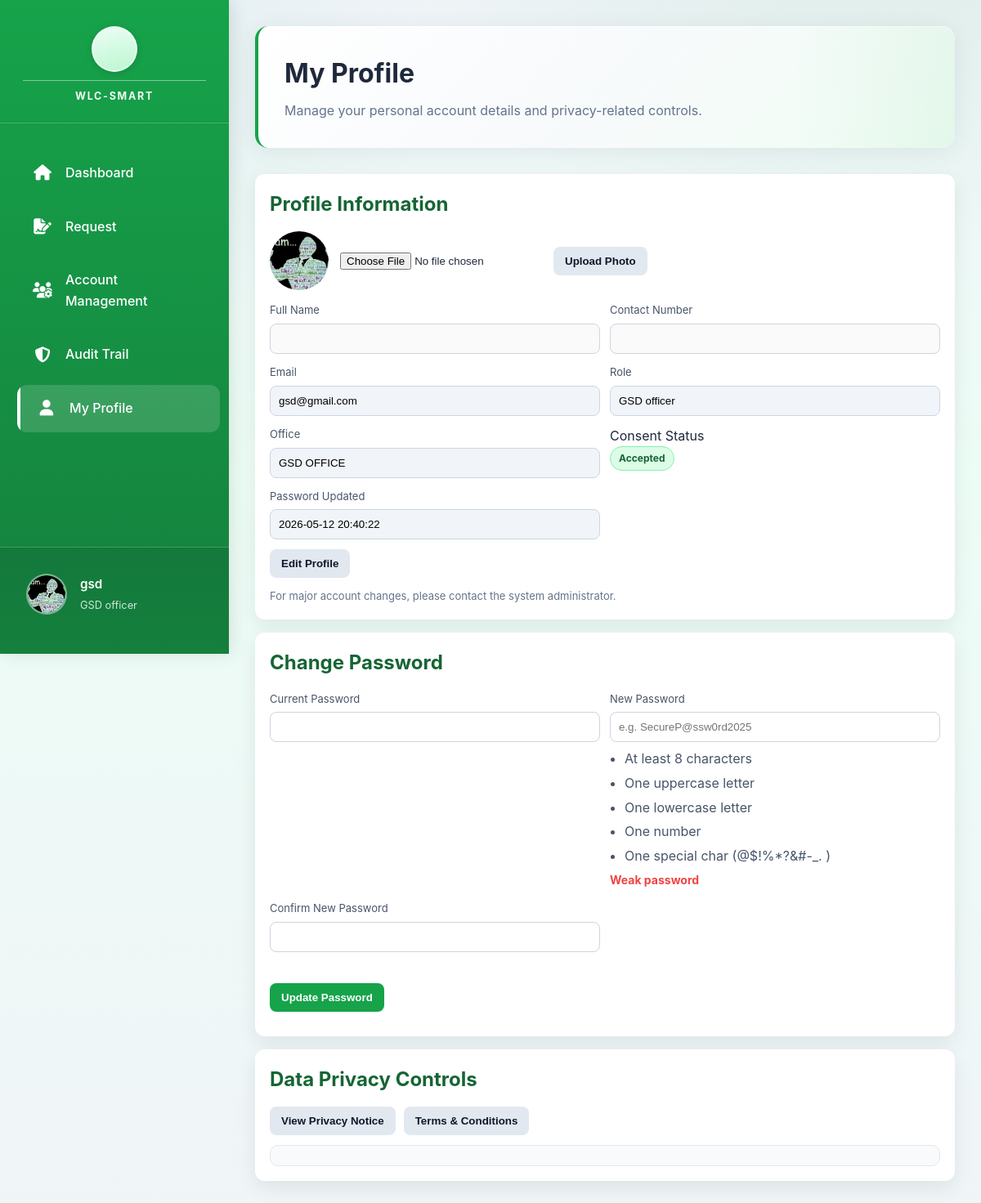
Screenshot of /public/pages/my_profile.php (signed in) with the database file from the repository.
### tables this page shows
CREATE TABLE `user` (
  `user_id` int(11) NOT NULL,
  `Email` varchar(191) NOT NULL COMMENT 'Login email (kept as Email for backward compatibility)',
  `password` varchar(255) NOT NULL COMMENT 'Store hashed password (bcrypt/argon2)',
  `role` enum('Inventory Manager','Dean','Laboratory Manager','Comptroller','President','Employee','User','GSD officer') NOT NULL DEFAULT 'User',
  `failed_attempts` tinyint(3) UNSIGNED NOT NULL DEFAULT 0 COMMENT 'Failed login counter',
  `lock_time` datetime DEFAULT NULL COMMENT 'When account lock was triggered',
  `created_at` datetime NOT NULL DEFAULT current_timestamp() COMMENT 'Record creation timestamp',
  `updated_at` datetime NOT NULL DEFAULT current_timestamp() ON UPDATE current_timestamp() COMMENT 'Last profile/account update',
  `deleted_at` datetime DEFAULT NULL COMMENT 'Soft-delete timestamp',
  `office_id` int(11) DEFAULT NULL,
  `photo_url` varchar(500) DEFAULT NULL COMMENT 'Profile photo URL/path',
  `full_name` varchar(150) DEFAULT NULL COMMENT 'User full name for profile/UI',
  `contact_number` varchar(20) DEFAULT NULL COMMENT 'Mobile/telephone number',
  `has_consented` tinyint(1) NOT NULL DEFAULT 0 COMMENT 'Accepted Privacy Notice + T&C',
  `consent_version` varchar(10) DEFAULT NULL COMMENT 'Policy version accepted (e.g., 2026-01)',
  `consent_date` datetime DEFAULT NULL COMMENT 'When consent was given',
  `last_login` datetime DEFAULT NULL COMMENT 'Most recent successful login',
  `account_status` enum('active','disabled','locked') NOT NULL DEFAULT 'active' COMMENT 'Account lifecycle state',
  `password_updated_at` datetime DEFAULT NULL COMMENT 'Last password change date',
  `remember_token` varchar(255) DEFAULT NULL COMMENT 'Persistent-login/session token hash'
);

CREATE TABLE `offices` (
  `office_id` int(11) NOT NULL,
  `office_name` varchar(100) NOT NULL,
  `type` enum('academic','administrative','executive') NOT NULL DEFAULT 'administrative',
  `photo_url` varchar(255) DEFAULT NULL,
  `default_lab_manager_user_id` int(11) DEFAULT NULL
);

### app/view_models/my_profile_page.php (called while the page is built, shortened)
<?php
function my_profile_page_view_model(PDO $db, int $userId): array
{
    $sidebarUser = my_profile_fetch_sidebar_user($db, $userId);
    $profileFallback = my_profile_fetch_profile_row($db, $userId);
    $roleLc = strtolower(trim((string)($sidebarUser['role'] ?? '')));
    $email = (string)($sidebarUser['Email'] ?? '');
    $displayName = (string)($sidebarUser['full_name'] ?? '');
    if ($displayName === '') {
        $displayName = $email !== '' ? (explode('@', $email)[0] ?? 'User') : 'User';
    }
    return [
        'sidebarUser' => $sidebarUser,
        'profileFallback' => $profileFallback,
        'email' => $email,
        'displayName' => $displayName,
        'initials' => strtoupper(substr($displayName, 0, 1)),
        'initialPhotoUrl' => (string)($sidebarUser['photo_url'] ?? ''),
        'profileNavItems' => my_profile_nav_items_for_role($roleLc),
    ];
}
function my_profile_fetch_sidebar_user(PDO $db, int $userId): array
{
    $stmt = $db->prepare('SELECT Email, role, photo_url, full_name FROM user WHERE user_id = ?');
    $stmt->execute([$userId]);
    $row = $stmt->fetch(PDO::FETCH_ASSOC);
    return is_array($row) ? $row : [];
}
function my_profile_fetch_profile_row(PDO $db, int $userId): array
{
    $stmt = $db->prepare(
        'SELECT u.full_name, u.contact_number, u.password_updated_at, u.has_consented, u.consent_version, '
        . 'd.`office_name` AS office_name '
        . 'FROM user u '
        . 'LEFT JOIN offices d ON d.office_id = u.office_id '
        . 'WHERE u.user_id = ? LIMIT 1'
    );
    $stmt->execute([$userId]);
    $row = $stmt->fetch(PDO::FETCH_ASSOC);
    return is_array($row) ? $row : [];
}
function my_profile_nav_items_for_role(string $roleLc): array
{
    $myProfile = ['href' => 'my_profile.php', 'icon' => 'fa-user', 'label' => 'My Profile', 'active' => true];
    $byExactRole = [
        'dean' => [
            ['href' => 'dean_dashboard.php', 'icon' => 'fa-home', 'label' => 'Dashboard'],
            ['href' => 'dean_requisition_management.php', 'icon' => 'fa-file-signature', 'label' => 'Requisition Management'],
            ['href' => 'dean_requisition_status.php', 'icon' => 'fa-bars-progress', 'label' => 'Status'],
            $myProfile,
            ['href' => 'dean_account_management.php', 'icon' => 'fa-users-cog', 'label' => 'Account Management'],
        ],
        'canvasser' => [
            ['href' => 'canvasser_dashboard.php', 'icon' => 'fa-home', 'label' => 'Dashboard'],
            ['href' => 'canvasser_request.php', 'icon' => 'fa-file-signature', 'label' => 'Request'],
            ['href' => 'audit_trail.php', 'icon' => 'fa-shield-alt', 'label' => 'Audit Trail'],
            $myProfile,
        ],
        'gsd officer' => [
            ['href' => 'gsd_dashboard.php', 'icon' => 'fa-home', 'label' => 'Dashboard'],
            ['href' => 'gsd_request.php', 'icon' => 'fa-file-signature', 'label' => 'Request'],
            ['href' => 'gsd_account_management.php', 'icon' => 'fa-users-cog', 'label' => 'Account Management'],
            ['href' => 'audit_trail.php', 'icon' => 'fa-shield-alt', 'label' => 'Audit Trail'],
            $myProfile,
        ],
        'comptroller' => [
            ['href' => 'comptroller_dashboard.php', 'icon' => 'fa-home', 'label' => 'Dashboard'],
            ['href' => 'comptroller_requests.php', 'icon' => 'fa-file-invoice-dollar', 'label' => 'Requests'],
            ['href' => 'audit_trail.php', 'icon' => 'fa-shield-alt', 'label' => 'Audit Trail'],
            $myProfile,
        ],
    ];
    if (isset($byExactRole[$roleLc])) {
        return $byExactRole[$roleLc];
    }
    return [
        ['href' => 'dashboard.php', 'icon' => 'fa-home', 'label' => 'Dashboard'],
        ['href' => 'requisition_management.php', 'icon' => 'fa-file-signature', 'label' => 'Requisition Management'],
        ['href' => 'requisition_status.php', 'icon' => 'fa-bars-progress', 'label' => 'Status'],
        ['href' => 'audit_trail.php', 'icon' => 'fa-shield-alt', 'label' => 'Audit Trail'],
        $myProfile,
        ['href' => 'account_management.php', 'icon' => 'fa-users-cog', 'label' => 'Account Management'],
        ['href' => 'facility_management.php', 'icon' => 'fa-building', 'label' => 'Facility Management'],
        ['href' => 'item_management.php', 'icon' => 'fa-box', 'label' => 'Item Management'],
        ['href' => 'inventory_management.php', 'icon' => 'fa-cubes', 'label' => 'Inventory Management'],
        ['href' => 'supplier_management.php', 'icon' => 'fa-truck', 'label' => 'Supplier Management'],
    ];
}

### public/pages/my_profile.php (the view, shortened to what this page needs)
<?php
require_once __DIR__ . '/partials/session_access_guard.php';
require_once __DIR__ . '/../../app/view_models/my_profile_page.php';
$db = Database::connect();
extract(
    my_profile_page_view_model($db, (int)$_SESSION['user_id']),
    EXTR_SKIP
);
?>
<!DOCTYPE html>
<html lang="en">
<head>
  <link rel="stylesheet" href="../assets/css/dashboard.css">
  <link rel="stylesheet" href="../assets/css/loading.css">
  <link rel="stylesheet" href="https://cdnjs.cloudflare.com/ajax/libs/font-awesome/6.5.0/css/all.min.css">
  <link rel="stylesheet" href="../assets/css/my_profile.css">
</head>
<body id="myProfilePage"
      data-api-url="../../app/api/my_profile.php">
  <aside class="sidebar" id="sidebar">
      <?php require __DIR__ . '/partials/sidebar_brand_header.php'; ?>
      <nav>
          <ul class="sidebar-nav">
              <?php foreach ($profileNavItems as $item): ?>
                  <li>
                      <a href="<?php echo htmlspecialchars($item['href']); ?>" class="<?php echo !empty($item['active']) ? 'active' : ''; ?>">
                          <i class="fas <?php echo htmlspecialchars($item['icon']); ?>"></i>
                          <span><?php echo htmlspecialchars($item['label']); ?></span>
                      </a>
                  </li>
              <?php endforeach; ?>
          </ul>
      </nav>
      <div class="sidebar-footer">
          <div class="user-profile">
              <div class="user-avatar">
                  <?php if (!empty($sidebarUser['photo_url'])): ?>
                      <img src="../<?php echo htmlspecialchars($sidebarUser['photo_url']); ?>" alt="Profile Photo" class="user-avatar-img">
                  <?php else: ?>
                      <div class="user-avatar-initials"><?php echo htmlspecialchars($initials); ?></div>
                  <?php endif; ?>
              </div>
              <div class="user-details">
                  <h4><?php echo htmlspecialchars($displayName); ?></h4>
                  <p><?php echo htmlspecialchars((string)($sidebarUser['role'] ?? 'User')); ?></p>
              </div>
          </div>
      </div>
  </aside>
  <main class="main-content">
    <div class="page-header">
      <h1>My Profile</h1>
      <p>Manage your personal account details and privacy-related controls.</p>
    </div>
    <div class="profile-wrap">
      <div class="profile-card">
        <h2>Profile Information</h2>
        <div class="photo-panel">
          <div class="photo-preview" id="photoPreviewWrap">
            <img id="profilePhotoImg" alt="Profile Photo" style="<?php echo $initialPhotoUrl !== '' ? '' : 'display:none;'; ?>" src="<?php echo $initialPhotoUrl !== '' ? '../' . htmlspecialchars($initialPhotoUrl) : ''; ?>">
          </div>
          <div class="photo-actions">
            <input id="profilePhotoInput" type="file" accept="image/*">
            <button id="uploadPhotoBtn" class="profile-btn muted">Upload Photo</button>
          </div>
        </div>
        <div class="profile-grid">
          <div><label class="profile-label">Full Name</label><input id="full_name" class="profile-input" type="text" value="<?php echo htmlspecialchars((string)($profileFallback['full_name'] ?? '')); ?>" disabled></div>
          <div><label class="profile-label">Contact Number</label><input id="contact_number" class="profile-input" type="text" value="<?php echo htmlspecialchars((string)($profileFallback['contact_number'] ?? '')); ?>" disabled></div>
          <div><label class="profile-label">Email</label><input id="email" class="profile-input profile-readonly" readonly value="<?php echo htmlspecialchars($email); ?>"></div>
          <div><label class="profile-label">Role</label><input id="role" class="profile-input profile-readonly" readonly value="<?php echo htmlspecialchars((string)($sidebarUser['role'] ?? '')); ?>"></div>
          <div><label class="profile-label">Office</label><input id="office" class="profile-input profile-readonly" readonly value="<?php echo htmlspecialchars((string)($profileFallback['office_name'] ?? '')); ?>"></div>
          <div><label>Consent Status</label><div><span id="consent_badge" class="badge accepted">Accepted</span></div></div>
          <div><label class="profile-label">Password Updated</label><input id="password_updated_at" class="profile-input profile-readonly" readonly value="<?php echo htmlspecialchars((string)($profileFallback['password_updated_at'] ?? '')); ?>"></div>
        </div>
        <div class="section-actions">
          <button id="editProfileBtn" class="profile-btn muted">Edit Profile</button>
        </div>
        <div class="inline-help">For major account changes, please contact the system administrator.</div>
      </div>
      <div class="profile-card">
        <h2>Change Password</h2>
        <div class="profile-grid">
          <div><label class="profile-label">Current Password</label><input id="current_password" class="profile-input" type="password"></div>
          <div>
            <label class="profile-label">New Password</label>
            <input id="new_password" class="profile-input" type="password" placeholder="e.g. SecureP@ssw0rd2025">
            <ul class="password-requirements">
              <li id="pwd-length">At least 8 characters</li>
              <li id="pwd-uppercase">One uppercase letter</li>
              <li id="pwd-lowercase">One lowercase letter</li>
              <li id="pwd-number">One number</li>
              <li id="pwd-special">One special char (@$!%*?&#-_. )</li>
            </ul>
            <div id="passwordStrength" class="password-strength">Weak password</div>
          </div>
          <div><label class="profile-label">Confirm New Password</label><input id="confirm_password" class="profile-input" type="password"></div>
        </div>
        <div id="passwordInlineError" class="password-inline-error" aria-live="polite"></div>
        <div class="section-actions">
          <button id="changePasswordBtn" class="profile-btn save">Update Password</button>
        </div>
      </div>
      <div class="profile-card">
        <h2>Data Privacy Controls</h2>
        <div class="section-actions">
          <button type="button" id="openPrivacyNoticeBtn" class="profile-btn muted">View Privacy Notice</button>
          <button type="button" id="openTermsModalBtn" class="profile-btn muted">Terms &amp; Conditions</button>
        </div>
        <div class="view-my-data" id="viewMyData"></div>
      </div>
      <div id="msg" class="profile-msg" aria-live="polite"></div>
    </div>
  </main>
</body>
</html>

### rows the page displays
user: photo_url (picture), role "GSD officer", Email "gsd@gmail.com", office.office_name "GSD OFFICE", password_updated_at "2026-05-12 20:40:22"

### other values shown
$item['label'] "Dashboard"
$item['label'] "Request"
$item['label'] "Account Management"
$item['label'] "Audit Trail"
$item['label'] "My Profile"
$displayName "gsd"
